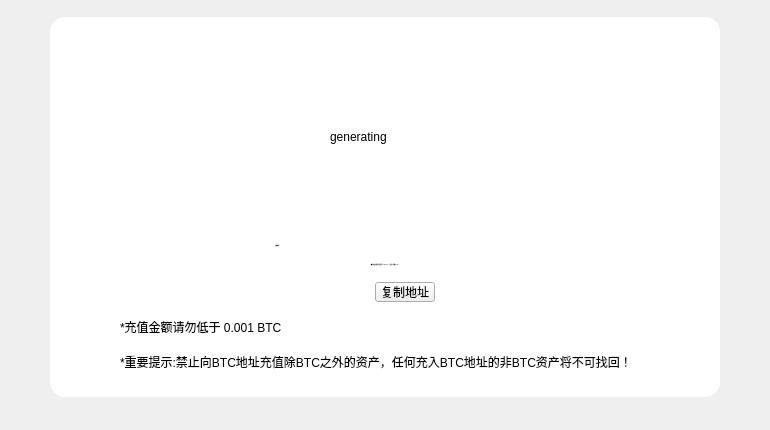
<?xml version="1.0" encoding="UTF-8"?>
<ui version="4.0">
 <class>DepositQrcodeWidget</class>
 <widget class="QWidget" name="DepositQrcodeWidget">
  <property name="geometry">
   <rect>
    <x>0</x>
    <y>0</y>
    <width>770</width>
    <height>430</height>
   </rect>
  </property>
  <property name="windowTitle">
   <string>Form</string>
  </property>
  <widget class="QLabel" name="label_qrcode">
   <property name="geometry">
    <rect>
     <x>330</x>
     <y>62</y>
     <width>150</width>
     <height>150</height>
    </rect>
   </property>
   <property name="text">
    <string>generating</string>
   </property>
  </widget>
  <widget class="QLabel" name="label_warning">
   <property name="geometry">
    <rect>
     <x>120</x>
     <y>342</y>
     <width>551</width>
     <height>40</height>
    </rect>
   </property>
   <property name="text">
    <string>*重要提示:禁止向BTC地址充值除BTC之外的资产，任何充入BTC地址的非BTC资产将不可找回！</string>
   </property>
   <property name="wordWrap">
    <bool>true</bool>
   </property>
  </widget>
  <widget class="QLabel" name="label_mark">
   <property name="geometry">
    <rect>
     <x>100</x>
     <y>235</y>
     <width>180</width>
     <height>20</height>
    </rect>
   </property>
   <property name="font">
    <font>
     <family>微软雅黑</family>
     <pointsize>-1</pointsize>
     <weight>50</weight>
     <italic>false</italic>
     <bold>false</bold>
    </font>
   </property>
   <property name="styleSheet">
    <string notr="true">font: 13px &quot;微软雅黑&quot;;</string>
   </property>
   <property name="text">
    <string>充值地址：</string>
   </property>
   <property name="alignment">
    <set>Qt::AlignRight|Qt::AlignTrailing|Qt::AlignVCenter</set>
   </property>
  </widget>
  <widget class="QLabel" name="label_address">
   <property name="geometry">
    <rect>
     <x>290</x>
     <y>235</y>
     <width>400</width>
     <height>20</height>
    </rect>
   </property>
   <property name="font">
    <font>
     <family>微软雅黑</family>
     <pointsize>-1</pointsize>
     <weight>50</weight>
     <italic>false</italic>
     <bold>false</bold>
    </font>
   </property>
   <property name="styleSheet">
    <string notr="true">font: 13px &quot;微软雅黑&quot;;</string>
   </property>
   <property name="text">
    <string/>
   </property>
   <property name="textInteractionFlags">
    <set>Qt::LinksAccessibleByMouse|Qt::TextSelectableByMouse</set>
   </property>
  </widget>
  <widget class="QToolButton" name="toolButton">
   <property name="geometry">
    <rect>
     <x>375</x>
     <y>282</y>
     <width>60</width>
     <height>20</height>
    </rect>
   </property>
   <property name="font">
    <font>
     <family>Leelawadee UI</family>
     <pointsize>9</pointsize>
    </font>
   </property>
   <property name="cursor">
    <cursorShape>PointingHandCursor</cursorShape>
   </property>
   <property name="text">
    <string>复制地址</string>
   </property>
  </widget>
  <widget class="QLabel" name="tipLabel">
   <property name="geometry">
    <rect>
     <x>120</x>
     <y>312</y>
     <width>551</width>
     <height>30</height>
    </rect>
   </property>
   <property name="text">
    <string>*充值金额请勿低于 0.001 BTC</string>
   </property>
   <property name="wordWrap">
    <bool>true</bool>
   </property>
  </widget>
  <widget class="QLabel" name="label_back">
   <property name="geometry">
    <rect>
     <x>50</x>
     <y>17</y>
     <width>670</width>
     <height>380</height>
    </rect>
   </property>
   <property name="styleSheet">
    <string notr="true">background-color: rgb(255, 255, 255);
border-radius:15px;</string>
   </property>
   <property name="text">
    <string/>
   </property>
  </widget>
  <widget class="QLabel" name="label_ercTip">
   <property name="geometry">
    <rect>
     <x>85</x>
     <y>255</y>
     <width>600</width>
     <height>20</height>
    </rect>
   </property>
   <property name="font">
    <font>
     <family>微软雅黑</family>
     <pointsize>-1</pointsize>
     <weight>50</weight>
     <italic>false</italic>
     <bold>false</bold>
    </font>
   </property>
   <property name="styleSheet">
    <string notr="true">font: 12px &quot;微软雅黑&quot;;</string>
   </property>
   <property name="text">
    <string>需同时向充值地址充值至少0.00045 ETH （当前ETH余额 0 ETH）</string>
   </property>
   <property name="alignment">
    <set>Qt::AlignCenter</set>
   </property>
   <property name="textInteractionFlags">
    <set>Qt::LinksAccessibleByMouse|Qt::TextSelectableByMouse</set>
   </property>
  </widget>
  <zorder>label_back</zorder>
  <zorder>label_qrcode</zorder>
  <zorder>label_warning</zorder>
  <zorder>label_mark</zorder>
  <zorder>label_address</zorder>
  <zorder>toolButton</zorder>
  <zorder>tipLabel</zorder>
  <zorder>label_ercTip</zorder>
 </widget>
 <resources/>
 <connections/>
</ui>
